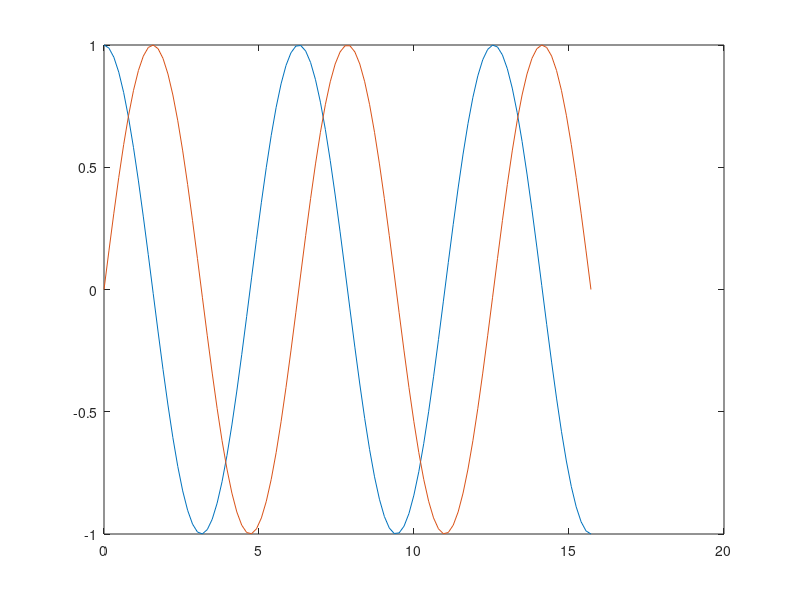

Write MATLAB code to recreate this figure. (Note: this script raises an error after producing the figure.)
% Ralphilou Tatoy
% 1607532
% Assignment #1
% September 6. 2019

% Exercise 1:
y = 2^5 / (2^5 - 1)
y = (1- (1 / 2^5))^(-1)
eq = ((3*((sqrt(5)-1) /(sqrt(5)+1)^2))-1)
A = pi*(pi^(1/3) -1)^2

% Exercise 2:
% (h,r) = (5,11)
V = (pi*5^2)*11 
% (h,r) = (17,7)
V = (pi*7^2)* 17
% (h,r) = (3,9)
V = (pi*9^2)*3 

% Exercise 3:

t = linspace(0,5*pi);

y1 = cos(t);
y2 = sin(t);
p = plot(t,y1,t, y2);
p(1).Marker = '>';
p(2).Marker = '*';

plot(t,x,'k'); hold on;
plot(t,y,'r-.'); 
axis([0 5*pi -1.5 1.5])
legend('cos(t)','sin(t)','Location','NorthEast')
title('Figure of Alder Creek point cloud with rainbow colormap of Elevation')
clear














